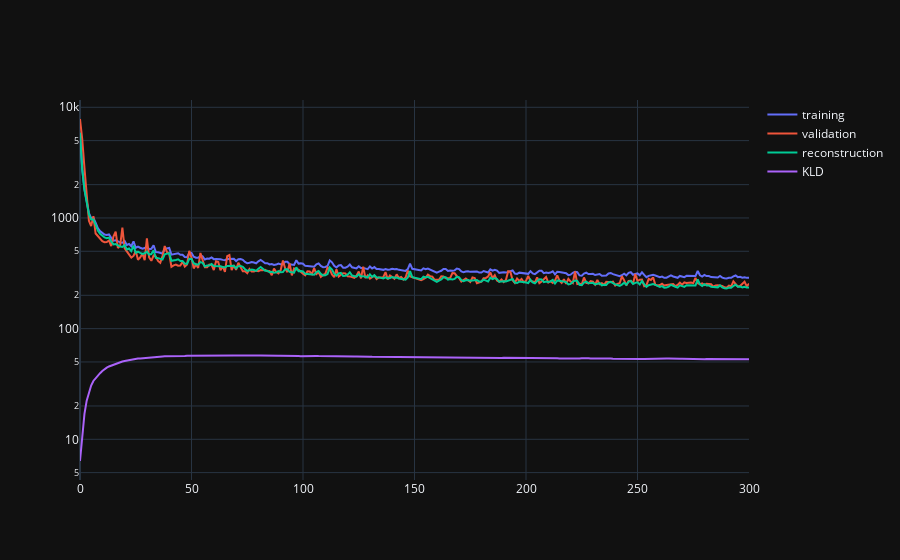

The code cell stored with this chart in its notebook:
### Code cell
quick_plot(train_losses=train_losses, eval_losses=eval_losses, KLD=train_kld_losses, rec= train_rec_losses)

### Figure 1 — Plotly figure (JSON) as saved in the notebook; plotly's stock layout.template omitted (floating-point values rounded to 4 significant figures; data arrays with more than 128 entries replaced by an {"elided": "..."} marker saying what was removed)
{"data": [{"mode": "lines", "name": "training", "type": "scatter", "x": {"elided": "301 int values"}, "y": {"elided": "301 float values"}}, {"mode": "lines", "name": "validation", "type": "scatter", "x": {"elided": "301 int values"}, "y": {"elided": "301 float values"}}, {"mode": "lines", "name": "reconstruction", "type": "scatter", "x": {"elided": "301 int values"}, "y": {"elided": "301 float values"}}, {"mode": "lines", "name": "KLD", "type": "scatter", "x": {"elided": "301 int values"}, "y": {"elided": "301 float values"}}], "layout": {"yaxis": {"type": "log"}}}
